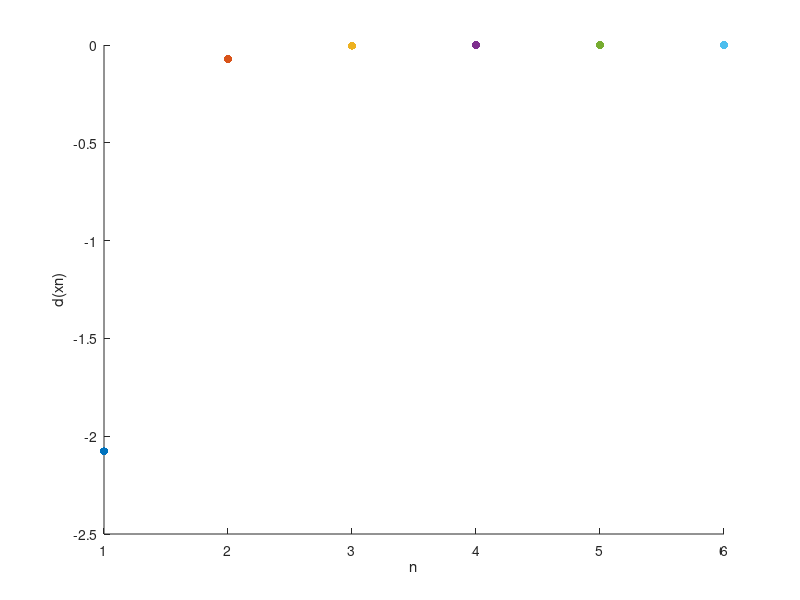

MATLAB code for this plot:
%Q2-first part 
n=0;
x0=-1.0;
y0=-1.3;
df1=@(x,y)1+x-y^2;
df2=@(x,y)1-2*y+4*y*(y^2-x/2);
g1=df1(x0,y0);
g2=df2(x0,y0);
f=@(x,y)x+y+x^2/4-y^2+(y^2-x/2)^2;
fstar=f((1/2)^(2/3)-1,-(1/2)^(1/3));

while n<6
  
phi=@(k)(x0-k*g1)+(y0-k*g2)+((x0-k*g1)^2)/4-(y0-k*g2)^2+((y0-k*g2)^2-(x0-k*g1)/2)^2;
kstar=fminbnd(phi,-10,10);
x1=x0-kstar*g1;
y1=y0-kstar*g2;
%d=decrease achieved over the last step
d=f(x1,y1)-f(x0,y0);
h=d
E=fstar-f(x1,y1)
scatter(n+1,d,'filled')
xlabel('n')
ylabel('d(xn)')
hold on 
if norm([x1 y1]-[x0 y0])<10^-6
    n=1200;
end
x0=x1;
y0=y1;
g1=df1(x0,y0);
g2=df2(x0,y0); 
n=n+1;


    end 
hold off
